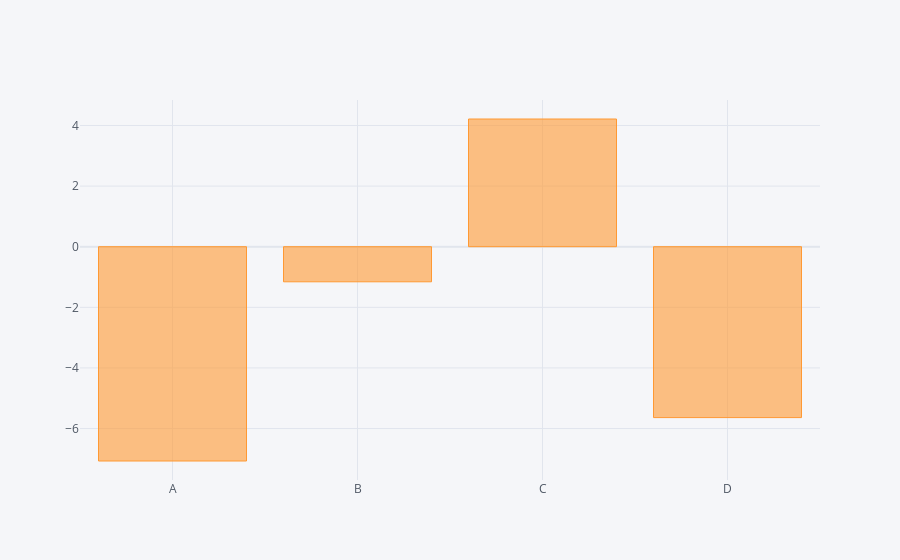

The cell this chart's notebook holds for it:
### Code cell
df.sum().iplot(kind='bar')

### Figure 1 — Plotly figure (JSON) as saved in the notebook; plotly's stock layout.template omitted (floating-point values rounded to 4 significant figures)
{"data": [{"marker": {"color": "rgba(255, 153, 51, 0.6)", "line": {"color": "rgba(255, 153, 51, 1.0)", "width": 1}}, "name": "None", "orientation": "v", "text": "", "type": "bar", "x": ["A", "B", "C", "D"], "y": [-7.07, -1.158, 4.213, -5.638]}], "layout": {"legend": {"bgcolor": "#F5F6F9", "font": {"color": "#4D5663"}}, "paper_bgcolor": "#F5F6F9", "plot_bgcolor": "#F5F6F9", "title": {"font": {"color": "#4D5663"}}, "xaxis": {"gridcolor": "#E1E5ED", "showgrid": true, "tickfont": {"color": "#4D5663"}, "title": {"font": {"color": "#4D5663"}, "text": ""}, "zerolinecolor": "#E1E5ED"}, "yaxis": {"gridcolor": "#E1E5ED", "showgrid": true, "tickfont": {"color": "#4D5663"}, "title": {"font": {"color": "#4D5663"}, "text": ""}, "zerolinecolor": "#E1E5ED"}}}
